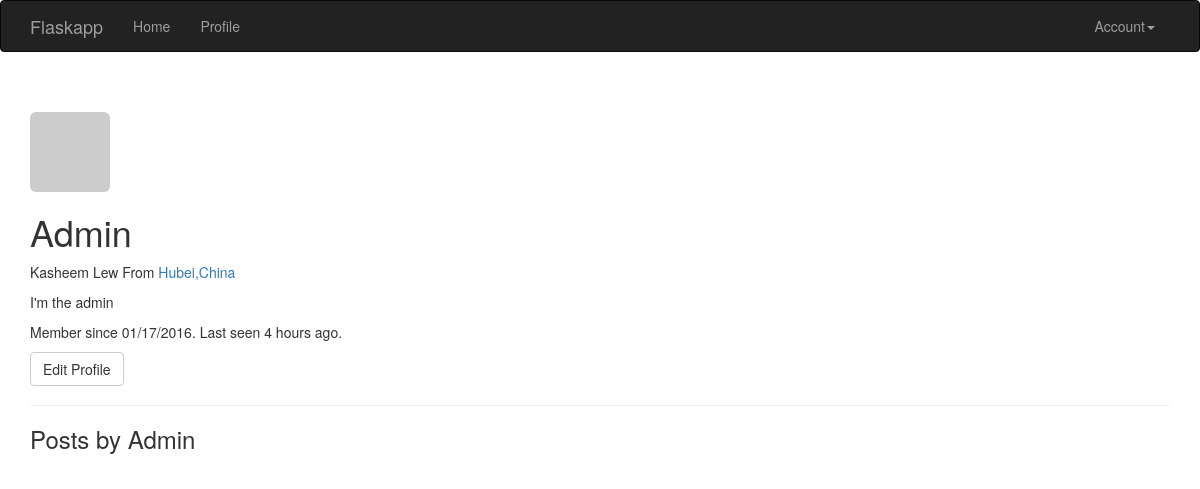
/user/Admin (signed in), run on an earlier commit of the app's database.
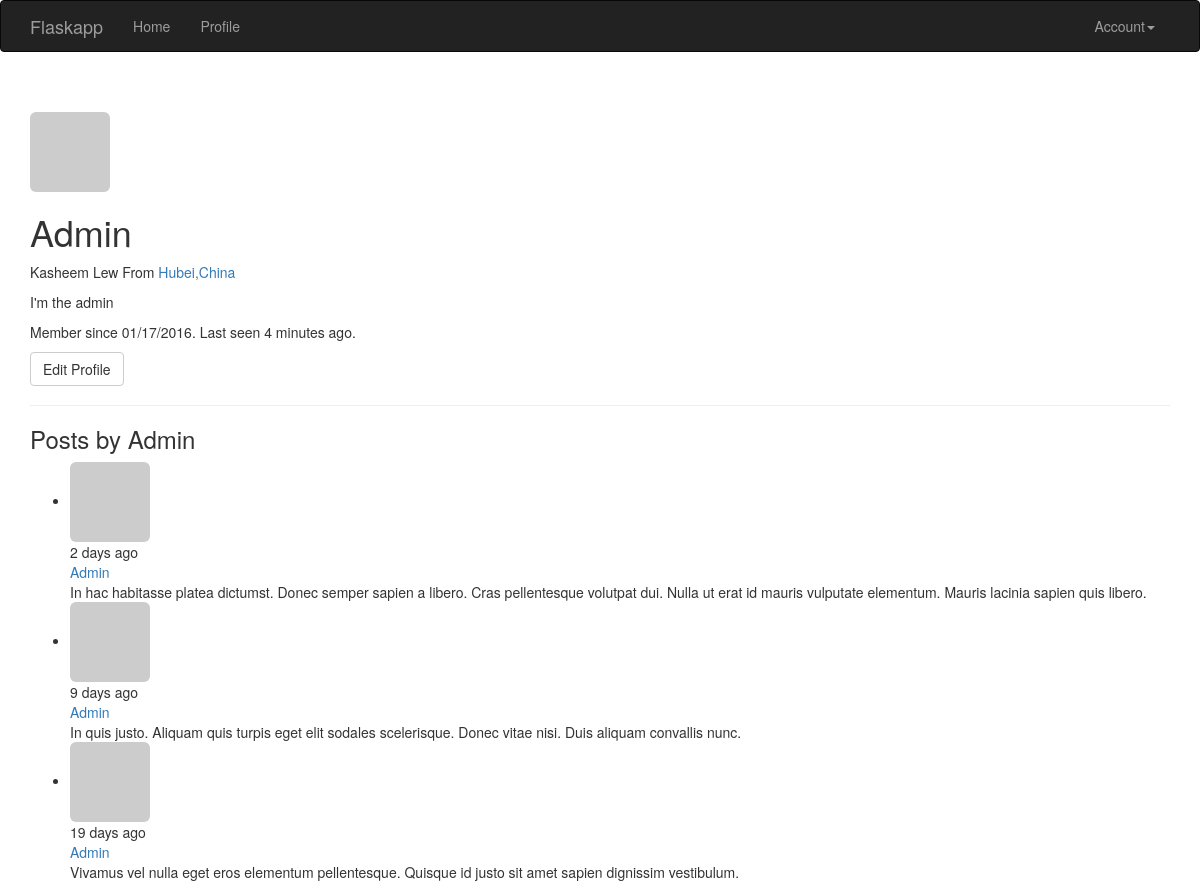
And on a later commit of the database.
### app/models.py (models this page shows, shortened)
class User(db.Model, UserMixin):
    __tablename__ = 'users'
    id = db.Column(db.Integer, primary_key=True)
    email = db.Column(db.String(64), unique=True, index=True)
    username = db.Column(db.String(64), unique=True, index=True)
    role_id = db.Column(db.Integer, db.ForeignKey('roles.id'))
    password_hash = db.Column(db.String(128))
    confirmed = db.Column(db.Boolean, default=False)
    name = db.Column(db.String(64))
    location = db.Column(db.String(64))
    about_me = db.Column(db.Text())
    member_since = db.Column(db.DateTime(), default=datetime.utcnow)
    last_seen = db.Column(db.DateTime(), default=datetime.utcnow)
    avatar_hash = db.Column(db.String(32))
    posts = db.relationship('Post', backref='author', lazy='dynamic')
    @property
    def password(self):
        raise AttributeError('password is not a readable attribute')
    def can(self, permissions):
        return self.role is not None and \
                (self.role.permissions & permissions) == permissions
    def is_administrator(self):
        return self.can(Permission.ADMINISTER)
    def ping(self):
        self.last_seen = datetime.utcnow()
        db.session.add(self)
    def gravatar(self, size=100, default='identicon', rating='g'):
        if request.is_secure:
            url = 'https://secure.gravatar.com/avatar'
        else:
            url = 'http://www.gravatar.com/avatar'
        hash = self.avatar_hash or hashlib.md5(
                self.email.encode('utf-8')).hexdigest()
        return '{url}/{hash}?s={size}&d={default}&r={rating}'.format(
                url=url, hash=hash, size=size, default=default, rating=rating)
    def get_id(self):
        return unicode(self.id)

class Post(db.Model):
    __tablename__ = 'posts'
    id = db.Column(db.Integer, primary_key=True)
    body = db.Column(db.Text)
    timestamp = db.Column(db.DateTime, index=True, default=datetime.utcnow)
    author_id = db.Column(db.Integer, db.ForeignKey('users.id'))

### app/main/views.py (the view)
@main.route('/user/<username>')
def user(username):
    user = User.query.filter_by(username=username).first()
    if user is None:
        abort(404)
    posts = user.posts.order_by(Post.timestamp.desc()).all()
    return render_template('user.html', user=user, posts=posts)

### app/auth/views.py (called while the page is built)
@auth.before_app_request
def before_request():
    if current_user.is_authenticated:
        current_user.ping()
        if not current_user.confirmed \
                and request.endpoint[:5] != 'auth.' \
                and request.endpoint != 'static':
            return redirect(url_for('auth.unconfirmed'))

### app/main/__init__.py (called while the page is built)
@main.app_context_processor
def inject_permissions():
    return dict(Permission=Permission)

### app/models.py (called while the page is built)
@login_manager.user_loader
def load_user(user_id):
    return User.query.get(int(user_id))

### app/templates/user.html (shortened to what this page needs)
{% extends "base.html" %}
{% block page_content %}
<div class="page-header">
    <img class="img-rounded profile-thumbnail" src="{{ user.gravatar(size=256) }}">
    <div class="profile-header">
        <h1>{{ user.username }}</h1>
        {% if user.name or user.location %}
        <p>
            {% if user.name %}{{ user.name }}{% endif %}
            {% if user.location %}
                From <a href="http://maps.google.com/?q={{ user.location }}">{{ user.location }}</a>
            {% endif %}
        </p>
        {% endif %}
        {% if user.about_me %}<p>{{ user.about_me }}</p>{% endif %}
        <p>Member since {{ moment(user.member_since).format('L') }}. Last seen {{ moment(user.last_seen).fromNow() }}.</p>
        <p>
            {% if user == current_user %}
            <a class="btn btn-default" href="{{ url_for('.edit_profile') }}">Edit Profile</a>
            {% endif %}
        </p>
    </div>
</div>
<h3>Posts by {{ user.username }}</h3>
{% include '_posts.html' %}
{% endblock %}

### app/templates/base.html (shortened to what this page needs)
{% extends "bootstrap/base.html" %}
{% block head %}
{{ super() }}
{% endblock %}
{% block navbar %}
<div class="navbar navbar-inverse" role="navigation">
    <div class="container">
        <div class="navbar-header">
            <a class="navbar-brand" href="{{ url_for('main.index') }}">Flaskapp</a>
        </div>
        <div class="navbar-collapse collapse">
            <ul class="nav navbar-nav">
                <li><a href="{{ url_for('main.index') }}">Home</a></li>
                {% if current_user.is_authenticated %}
                <li><a href="{{ url_for('main.user', username=current_user.username) }}">Profile</a></li>
                {% endif %}
            </ul>
            <ul class="nav navbar-nav navbar-right">
                {% if current_user.is_authenticated %}
                <li class="dropdown">
                    <a href="#" class="dropdown-toggle" data-toggle="dropdown">Account<b class="caret"></b></a>
                {% else %}
                <li><a href="{{ url_for('auth.login') }}">Log In</a></li>
                {% endif %}
        </div>
    </div>
</div>
{% endblock %}
{% block content %}
<div class="container">
    {% block page_content %}{% endblock %}
</div>
{% endblock %}

### app/templates/_posts.html
<ul class="posts">
    {% for post in posts %}
    <li class="post">
        <div class="post-thumbnail">
            <a href="{{ url_for('.user', username=post.author.username) }}">
                <img class="img-rounded profile-thumbnail" src="{{ post.author.gravatar(size=40) }}">
            </a>
        </div>
        <div class="post-content">
            <div class="post-date">{{ moment(post.timestamp).fromNow() }}</div>
            <div class="post-author"><a href="{{ url_for('.user', username=post.author.username) }}">{{ post.author.username }}</a></div>
            <div class="post-body">{{ post.body }}</div>
        </div>
    </li>
    {% endfor %}
</ul>

What changed in the data, as far as the page shows it:
changed User "Admin": last_seen "4 hours ago" → "4 minutes ago"
added Post: timestamp "2 days ago", author.username "Admin", body "In hac habitasse platea dictumst. Donec semper sapien a libero. Cras pellentesque volutpat dui. Nulla ut erat id mauris vulputate elementum. Mauris lacinia sapien quis libero."
added Post: timestamp "9 days ago", author.username "Admin", body "In quis justo. Aliquam quis turpis eget elit sodales scelerisque. Donec vitae nisi. Duis aliquam convallis nunc."
added Post: timestamp "19 days ago", author.username "Admin", body "Vivamus vel nulla eget eros elementum pellentesque. Quisque id justo sit amet sapien dignissim vestibulum."
